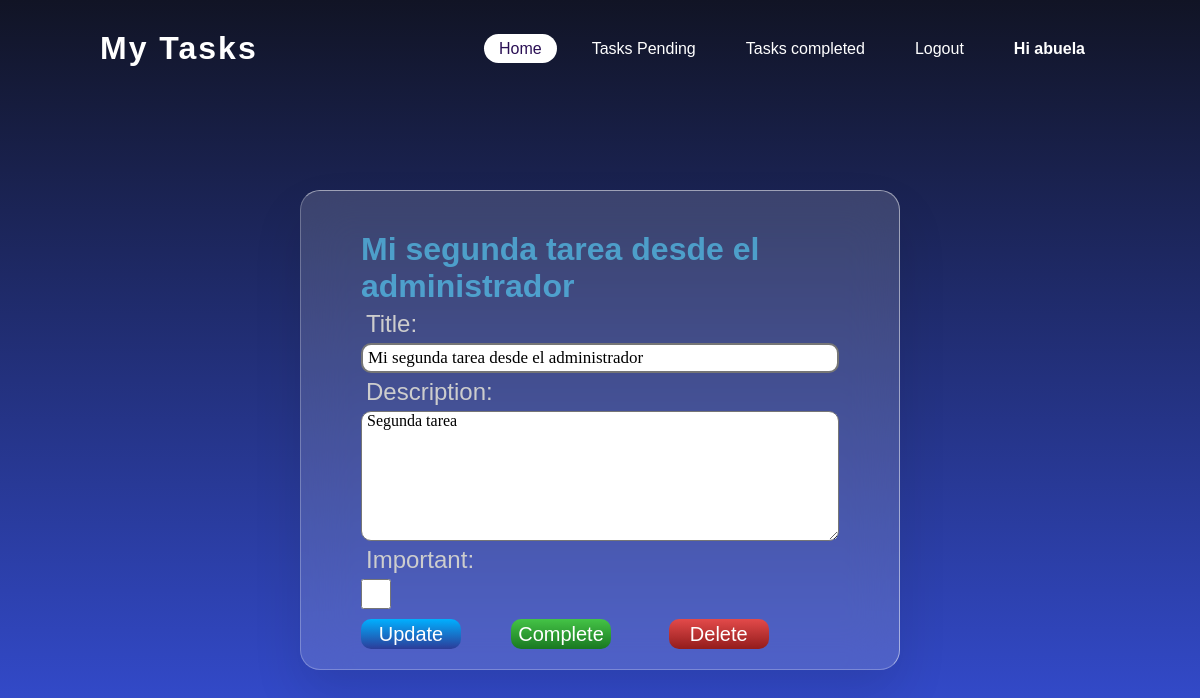
The app's page /tasks/2/ (signed in) with its own data.
### major/models.py (models this page shows, shortened)
class Task(models.Model):
    title = models.CharField(max_length=100)
    description = models.TextField(blank=True)
    created = models.DateTimeField(auto_now_add=True)
    datecompleted = models.DateTimeField(null=True, blank=True)
    important = models.BooleanField(default=False)
    user = models.ForeignKey(User, on_delete=models.CASCADE)

### major/views.py (the view, shortened to what this page needs)
# urls.py: path('tasks/<int:task_id>/', views.task_detail, name='task_detail'),
@login_required
def task_detail(request, task_id):
    body_class='task_detail'
    nameuser= request.user
    if request.method == 'GET':
        task = get_object_or_404(Task, pk=task_id, user=request.user)
        form = TaskForm(instance=task)
        return render(request,'task_detail.html',{'task':task, 'form':form,'body_class':body_class,'nameuser':nameuser})

### major/forms.py
class TaskForm(ModelForm):
    class Meta:
        model = Task
        fields = ['title','description','important']

### major/templates/task_detail.html (shortened to what this page needs)
{% extends 'base.html' %}
{% block content %}
<div class="container">
    <div class="containertask">
        <form method="POST">
            <h1>{{task.title}}</h1>
            {{form}}
            <div class="classbuttom">
                <button id="buttom1">
                    Update
                </button>
            </div>
        </form>
        <div class="buttomcenter">
            <form action="{% url 'complete_task' task.id %}"  method="POST">
                <div class="classbuttom">
                    <button id="buttom2">
                        Complete
                    </button>
                </div>
            </form>
            <form action="{% url 'delete_task' task.id %}"  method="POST">
                <div class="classbuttom">
                    <button id="buttom3">
                        Delete
                    </button>
                </div>
            </form>
        </div>
    </div>
</div>
{% endblock %}

### major/templates/base.html (shortened to what this page needs)
<!DOCTYPE html>
<html lang="en">
<head>
    {% if body_class == 'home' %}
    <link rel="stylesheet" href="../../static/css/Base.css">
    {% elif body_class == 'signin' %}
    <link rel="stylesheet" href="../../static/css/signin.css">
    {% elif body_class == 'signup' %}
    <link rel="stylesheet" href="../../static/css/signup.css">
    {% elif body_class == 'tasks' %}
    <link rel="stylesheet" href="../../static/css/Tasks.css">
    {% elif body_class == 'tasks_completed' %}
    <link rel="stylesheet" href="../../static/css/Tasks_completed.css">
    {% elif body_class == 'tasks_create' %}
    <link rel="stylesheet" href="../../static/css/create_tasks.css">
    {% elif body_class == 'task_detail' %}
    <link rel="stylesheet" href="../../static/css/task_detail.css">
    {% endif %}
</head>
<body>
    <header>
        <a href="" class="logo">My Tasks</a>
        <ul class="container_list_header">
            <li><a href="/" class="active">Home</a></li>
            {% if user.is_authenticated %}
            <li><a href="{% url 'tasks' %}">Tasks Pending</a></li>
            <li><a href="{% url 'tasks_completed' %}">Tasks completed</a></li>
            <li><a href="/logout">Logout</a></li>
            <li><h4 id="h4user">Hi {{nameuser}} </h4></li>
            {% else %}
            <li><a href="/signup">Signup</a></li>
            <li><a href="/signin">Signin</a></li>
            {% endif %}
        </ul>
    </header>
    {% block content %}
    {% endblock %}
</body>
</html>

### static/css/task_detail.css (style rules this page uses)
* { margin: 0; padding: 0; box-sizing: border-box; font-family: sans-serif; }
body { min-height: 100vh; background: linear-gradient(#111425,#3751e0); }
header { position: absolute; top: 0; left: 0; width: 100%; padding: 30px 100px; display: flex; justify-content: space-between; align-items: center; z-index: 10000; }
header .logo { color: #fff; font-weight: 700; text-decoration: none; font-size: 2em; letter-spacing: 2px; }
header ul { display: flex; justify-content: center; align-items: center; }
header ul li { list-style: none; margin-left: 20px; }
header ul li a { text-decoration: none; padding: 6px 15px; color: #fff; border-radius: 20px; }
#h4user { text-decoration: none; padding: 6px 15px; color: #fff; border-radius: 20px; }
header ul li a:hover ,header ul li a.active, #h4user:hover { background: #fff; color: #2b1055; }
.container { min-height: 100vh; display: flex; flex-direction: column; align-items: center; justify-content: center; }
.containertask { position: relative; padding: 60px; background: rgba(255, 255, 255, 0.15); backdrop-filter: blur(25px); border: 1px solid rgba(255, 255, 255, 0.5); border-bottom: 1px solid rgba(255, 255, 255, 0.25); border-left: 1px solid rgba(255, 255, 255, 0.25); border-radius: 20px; width: 600px; height: 80%; gap: 20px; box-shadow: 0 25px 50px rgba(0, 0, 0, 0.1); max-height: 480px !important; margin-top: 60px; }
.containertask form { display: grid; grid-template-columns: 100%; align-items: center; margin-top: -20px; }
.containertask form h1 { color: #58d8ff9c; }
label { font-size: x-large; color: #cdcdcd; margin: 5px; }
.containertask form input { border-style: solid; border-radius: 10px; height: 30px; }
.containertask form input#id_title { font-family: cursive; font-size: 17px; padding: 0px 5px; }
textarea { border-style: solid; border-radius: 10px; font-family: cursive; font-size: 16px; height: 130px; padding: 0px 5px; }
.containertask form input#id_important { margin: 0; width: 30px; }
.containertask form button { border: none; outline: none; border-radius: 10px; height: 30px; width: 100px; margin-top: 10px; background: linear-gradient(0deg, #2c3c99,#00b0ff); cursor: pointer; color: #fff; font-weight: 500; font-size: 20px; box-shadow: none; }
.buttomcenter { position: relative; display: grid; grid-template-columns: 33% 33%; align-items: center; top: -20px; left: 150px; }
.buttomcenter form .classbuttom #buttom2 { background: linear-gradient(0deg, #197821,#44c346); }
.buttomcenter form .classbuttom #buttom3 { background: linear-gradient(0deg, #931c1c,#e34a4a); }

### records on screen
Task: title "Mi segunda tarea desde el administrador", description "Segunda tarea"

### other values on screen
{{ nameuser }} "abuela"
